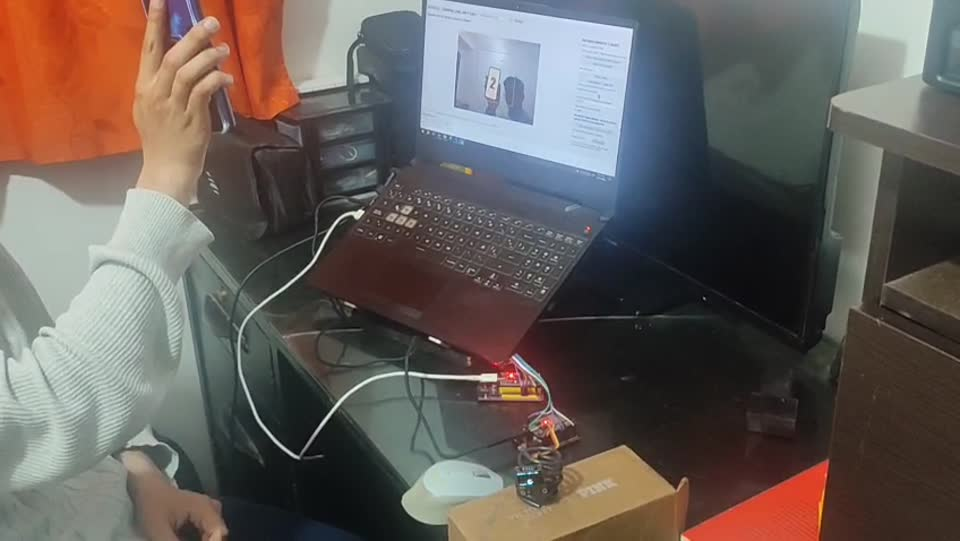
#> input picture 06-brazo-opencv/Punto_2/evidencia/captura_video.jpg, 960 x 541 px
$ python -i vision.py   (imports and definitions only)
#> lines starting #> are read from the running program, lines starting #| are printed output that depends on the picture; after the words box and inside, x2 and y2 are one past the last pixel; in counts of white or black regions, pixels touching at a corner belong together
"""Extrae un único dígito como trazo claro sobre fondo negro para la CNN.

La fotografía puede contener una hoja o una pantalla luminosa. En ambos casos
un número negro debe transformarse en un trazo blanco, como en MNIST.
"""

from __future__ import annotations

import cv2
import numpy as np


def orient_frame(frame: np.ndarray, mirror: bool) -> np.ndarray:
    """La vista y el recorte que recibe la CNN tienen la misma orientación."""
    return cv2.flip(frame, 1) if mirror else frame


def _bright_screen(gray: np.ndarray):
    """Delimita una pantalla brillante dentro de una escena oscura, si existe."""
    height, width = gray.shape
    illuminated = cv2.GaussianBlur(gray, (5, 5), 0)
    _, bright = cv2.threshold(illuminated, 195, 255, cv2.THRESH_BINARY)
    contours, _ = cv2.findContours(bright, cv2.RETR_EXTERNAL, cv2.CHAIN_APPROX_SIMPLE)
    choices = []
    for contour in contours:
        area = cv2.contourArea(contour) / (height * width)
        x, y, w, h = cv2.boundingRect(contour)
        if not (0.12 < area < 0.8 and 0.22 < w / width < 0.95
                and 0.3 < h / height <= 1.0 and 0.35 < w / h < 1.8):
            continue
        if abs((x + w / 2) / width - 0.5) > 0.35:
            continue
        choices.append((area, contour, (x, y, w, h)))
    if not choices:
        return None
    _, contour, box = max(choices, key=lambda item: item[0])
    mask = np.zeros_like(gray)
    cv2.drawContours(mask, [contour], -1, 255, thickness=cv2.FILLED)
    # Un margen interior elimina bisel y borde oscuro del teléfono.
    margin = max(3, round(box[2] * 0.025))
    mask = cv2.erode(mask, np.ones((margin, margin), dtype=np.uint8))
    return mask


# [92 lines left out: functions _candidate, process_roi, not called in this run]

>>> import cv2
>>> picture = cv2.imread('evidencia/captura_video.jpg', cv2.IMREAD_GRAYSCALE)
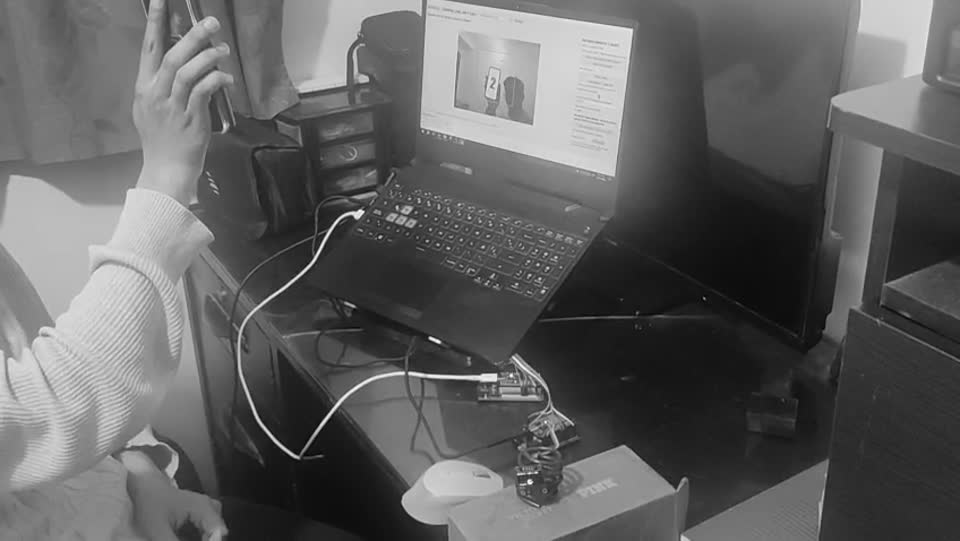
#> picture: shape (541, 960); min 1, max 255, mean 96.9
>>> result = _bright_screen(picture)
#> in _bright_screen, `_, bright = cv2.threshold(illuminated, 195, 255, cv2.THRESH_BINARY)`:
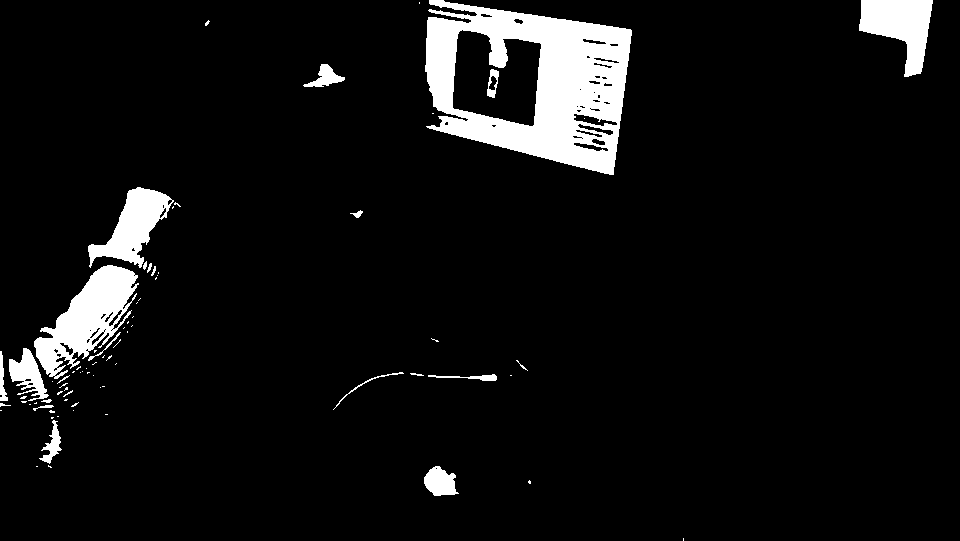
#> bright: shape (541, 960); 6.7% white; 77 white regions (54 under 20 px)
#> in _bright_screen, `contours, _ = cv2.findContours(bright, cv2.RETR_EXTERNAL, cv2.CHAIN_AP..`: contours = 75 contours, 61 with area under 20; largest, box (x1, y1, x2, y2) and area: (425, 0, 632, 175) 26182, (34, 265, 139, 379) 5255, (859, 0, 933, 77) 3106, (88, 187, 174, 268) 2933, (9, 348, 49, 401) 906
#> the loop in _bright_screen, `for contour in contours:` made 75 passes
#> (area, x, y, w, h) on passes 2, 5, 11, 13, 15, 16, 20, 21, 22, 23, 25, 27: (8.66e-06, 528, 480, 3, 4), (2.89e-06, 48, 465, 4, 3), (1.25e-05, 49, 410, 6, 3), (4.62e-05, 33, 405, 21, 6), (1.44e-05, 0, 403, 11, 4), (1.16e-05, 71, 402, 8, 5), (2.89e-05, 41, 399, 11, 4), (1.35e-05, 20, 396, 7, 3), (1.06e-05, 57, 391, 6, 4), (1.44e-05, 63, 390, 10, 7), (6.74e-06, 64, 387, 4, 4), (5.78e-06, 59, 383, 9, 5)
#> (contour, area, x, y, w, h) on passes 7, 17, 18, 19, 35, 38: ([[51, 417], [51, 418], [52, 418], [53, 417]], 2.89e-06, 51, 417, 3, 2), ([[36, 402], [35, 403], [34, 403], [36, 403]], 9.63e-07, 34, 402, 3, 2), ([[21, 401], [22, 402], [25, 402], [26, 401]], 7.7e-06, 21, 401, 6, 2), ([[65, 399], [64, 400], [66, 400], [67, 399]], 3.85e-06, 64, 399, 4, 2), ([[87, 372], [87, 373], [88, 372], [89, 372]], 9.63e-07, 87, 372, 3, 2), ([[73, 371], [72, 372], [73, 372], [74, 371]], 1.93e-06, 72, 371, 3, 2)
#> after the loop in _bright_screen, `for contour in contours:`: choices = []

$ run again, on 06-brazo-opencv/Punto_2/evidencia/montaje.jpeg
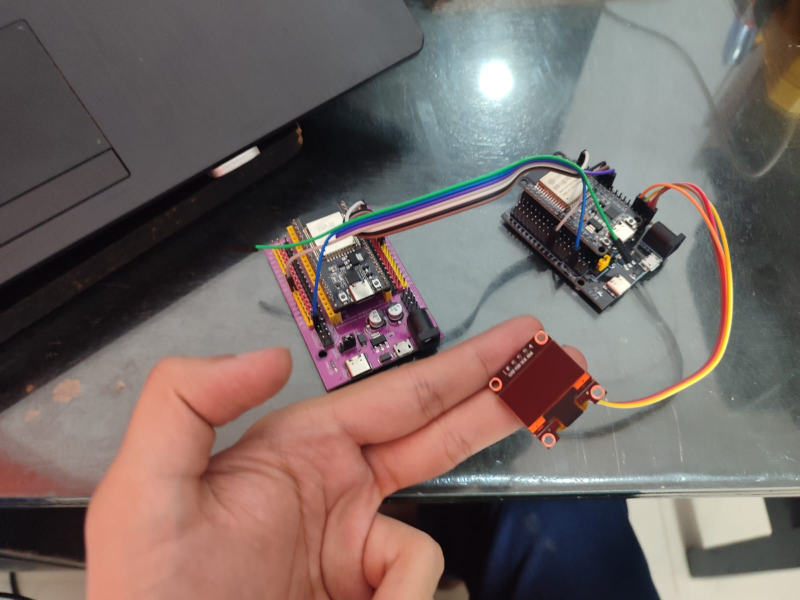
#> input picture 06-brazo-opencv/Punto_2/evidencia/montaje.jpeg, 1600 x 1200 px (shown at 1/2 size)
#> `picture = cv2.imread('evidencia/captura_video.jpg', cv2.IMREAD_GRAYSCA..`:
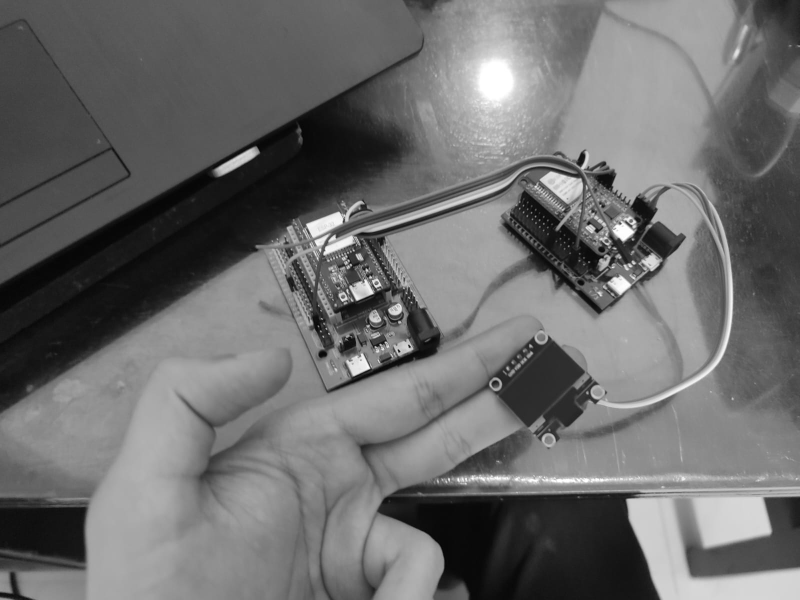
#> picture: shape (1200, 1600) (shown at 1/2 size); min 0, max 255, mean 108.4
#> in _bright_screen, `_, bright = cv2.threshold(illuminated, 195, 255, cv2.THRESH_BINARY)`:
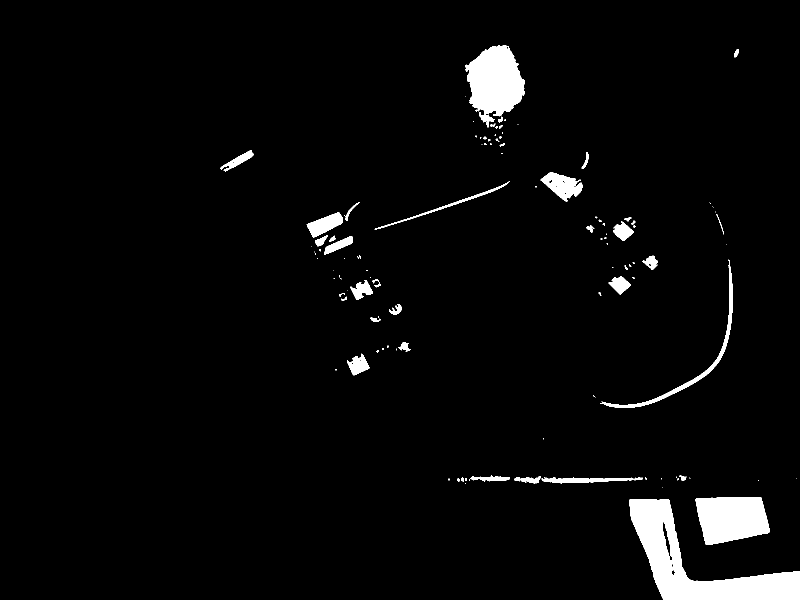
#> bright: shape (1200, 1600) (shown at 1/2 size); 3.5% white; 114 white regions (69 under 20 px)
#> contours = 114 contours, 78 with area under 20; largest, box (x1, y1, x2, y2) and area: (1258, 998, 1600, 1200) 24118, (931, 90, 1050, 255) 12076, (1391, 994, 1540, 1090) 11034, (1200, 519, 1465, 816) 2609, (1081, 344, 1165, 403) 2566
#> the loop in _bright_screen, `for contour in contours:` made 114 passes
#> (area, x, y, w, h) on passes 9, 11, 12, 14, 15, 19, 22, 23: (2.86e-06, 1355, 956, 3, 5), (7.55e-06, 930, 956, 4, 6), (7.81e-06, 915, 956, 4, 7), (3.91e-06, 1290, 955, 4, 5), (1.43e-05, 922, 955, 6, 8), (3.67e-05, 1359, 951, 14, 11), (1.04e-06, 1186, 791, 5, 4), (1.3e-06, 670, 738, 3, 3)
#> after the loop in _bright_screen, `for contour in contours:`: choices = []
